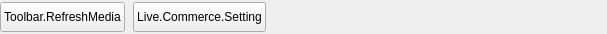
<?xml version="1.0" encoding="UTF-8"?>
<ui version="4.0">
 <class>AFQCommerceSourceToolbar</class>
 <widget class="QWidget" name="AFQCommerceSourceToolbar">
  <property name="geometry">
   <rect>
    <x>0</x>
    <y>0</y>
    <width>607</width>
    <height>34</height>
   </rect>
  </property>
  <property name="minimumSize">
   <size>
    <width>0</width>
    <height>34</height>
   </size>
  </property>
  <property name="maximumSize">
   <size>
    <width>16777215</width>
    <height>34</height>
   </size>
  </property>
  <property name="windowTitle">
   <string>Form</string>
  </property>
  <layout class="QHBoxLayout" name="horizontalLayout_2">
   <property name="spacing">
    <number>8</number>
   </property>
   <property name="leftMargin">
    <number>0</number>
   </property>
   <property name="topMargin">
    <number>0</number>
   </property>
   <property name="rightMargin">
    <number>0</number>
   </property>
   <property name="bottomMargin">
    <number>0</number>
   </property>
   <item>
    <widget class="QPushButton" name="pushButton_Refresh">
     <property name="minimumSize">
      <size>
       <width>0</width>
       <height>30</height>
      </size>
     </property>
     <property name="maximumSize">
      <size>
       <width>16777215</width>
       <height>30</height>
      </size>
     </property>
     <property name="text">
      <string>Toolbar.RefreshMedia</string>
     </property>
    </widget>
   </item>
   <item>
    <widget class="QPushButton" name="pushButton_CommerceSetting">
     <property name="minimumSize">
      <size>
       <width>0</width>
       <height>30</height>
      </size>
     </property>
     <property name="maximumSize">
      <size>
       <width>16777215</width>
       <height>30</height>
      </size>
     </property>
     <property name="text">
      <string>Live.Commerce.Setting</string>
     </property>
    </widget>
   </item>
   <item>
    <spacer name="horizontalSpacer">
     <property name="orientation">
      <enum>Qt::Horizontal</enum>
     </property>
     <property name="sizeType">
      <enum>QSizePolicy::Expanding</enum>
     </property>
     <property name="sizeHint" stdset="0">
      <size>
       <width>40</width>
       <height>20</height>
      </size>
     </property>
    </spacer>
   </item>
  </layout>
 </widget>
 <resources/>
 <connections/>
</ui>
